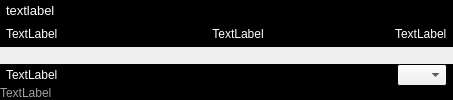
            <widget class="QWidget" name="wGraphAreaWidget" native="true">
             <layout class="QVBoxLayout" name="wGraphAreaWidgetLayout">
              <property name="spacing">
               <number>0</number>
              </property>
              <property name="leftMargin">
               <number>0</number>
              </property>
              <property name="topMargin">
               <number>0</number>
              </property>
              <property name="rightMargin">
               <number>0</number>
              </property>
              <property name="bottomMargin">
               <number>0</number>
              </property>
              <item>
               <widget class="QWidget" name="wGraphTopArea" native="true">
                <property name="sizePolicy">
                 <sizepolicy hsizetype="Preferred" vsizetype="Fixed">
                  <horstretch>0</horstretch>
                  <verstretch>0</verstretch>
                 </sizepolicy>
                </property>
                <property name="palette">
                 <palette>
                  <active>
                   <colorrole role="WindowText">
                    <brush brushstyle="SolidPattern">
                     <color alpha="255">
                      <red>255</red>
                      <green>255</green>
                      <blue>255</blue>
                     </color>
                    </brush>
                   </colorrole>
                   <colorrole role="Base">
                    <brush brushstyle="SolidPattern">
                     <color alpha="255">
                      <red>255</red>
                      <green>255</green>
                      <blue>255</blue>
                     </color>
                    </brush>
                   </colorrole>
                   <colorrole role="Window">
                    <brush brushstyle="SolidPattern">
                     <color alpha="255">
                      <red>0</red>
                      <green>0</green>
                      <blue>0</blue>
                     </color>
                    </brush>
                   </colorrole>
                  </active>
                  <inactive>
                   <colorrole role="WindowText">
                    <brush brushstyle="SolidPattern">
                     <color alpha="255">
                      <red>255</red>
                      <green>255</green>
                      <blue>255</blue>
                     </color>
                    </brush>
                   </colorrole>
                   <colorrole role="Base">
                    <brush brushstyle="SolidPattern">
                     <color alpha="255">
                      <red>255</red>
                      <green>255</green>
                      <blue>255</blue>
                     </color>
                    </brush>
                   </colorrole>
                   <colorrole role="Window">
                    <brush brushstyle="SolidPattern">
                     <color alpha="255">
                      <red>0</red>
                      <green>0</green>
                      <blue>0</blue>
                     </color>
                    </brush>
                   </colorrole>
                  </inactive>
                  <disabled>
                   <colorrole role="WindowText">
                    <brush brushstyle="SolidPattern">
                     <color alpha="255">
                      <red>120</red>
                      <green>120</green>
                      <blue>120</blue>
                     </color>
                    </brush>
                   </colorrole>
                   <colorrole role="Base">
                    <brush brushstyle="SolidPattern">
                     <color alpha="255">
                      <red>0</red>
                      <green>0</green>
                      <blue>0</blue>
                     </color>
                    </brush>
                   </colorrole>
                   <colorrole role="Window">
                    <brush brushstyle="SolidPattern">
                     <color alpha="255">
                      <red>0</red>
                      <green>0</green>
                      <blue>0</blue>
                     </color>
                    </brush>
                   </colorrole>
                  </disabled>
                 </palette>
                </property>
                <property name="autoFillBackground">
                 <bool>true</bool>
                </property>
                <layout class="QVBoxLayout" name="wGraphTopAreaLayout">
                 <property name="spacing">
                  <number>6</number>
                 </property>
                 <property name="leftMargin">
                  <number>6</number>
                 </property>
                 <property name="topMargin">
                  <number>3</number>
                 </property>
                 <property name="rightMargin">
                  <number>6</number>
                 </property>
                 <property name="bottomMargin">
                  <number>3</number>
                 </property>
                 <item>
                  <widget class="QLabel" name="wGraphLegend">
                   <property name="sizePolicy">
                    <sizepolicy hsizetype="Preferred" vsizetype="Fixed">
                     <horstretch>0</horstretch>
                     <verstretch>0</verstretch>
                    </sizepolicy>
                   </property>
                   <property name="font">
                    <font>
                     <pointsize>10</pointsize>
                    </font>
                   </property>
                   <property name="autoFillBackground">
                    <bool>false</bool>
                   </property>
                   <property name="text">
                    <string notr="true">textlabel</string>
                   </property>
                   <property name="wordWrap">
                    <bool>true</bool>
                   </property>
                  </widget>
                 </item>
                 <item>
                  <layout class="QHBoxLayout" name="horizontalLayout_4">
                   <item>
                    <widget class="QLabel" name="wGraphCursor">
                     <property name="sizePolicy">
                      <sizepolicy hsizetype="Fixed" vsizetype="Preferred">
                       <horstretch>0</horstretch>
                       <verstretch>0</verstretch>
                      </sizepolicy>
                     </property>
                     <property name="minimumSize">
                      <size>
                       <width>160</width>
                       <height>0</height>
                      </size>
                     </property>
                     <property name="maximumSize">
                      <size>
                       <width>160</width>
                       <height>16777215</height>
                      </size>
                     </property>
                     <property name="text">
                      <string>TextLabel</string>
                     </property>
                    </widget>
                   </item>
                   <item>
                    <spacer name="horizontalSpacer_6">
                     <property name="orientation">
                      <enum>Qt::Horizontal</enum>
                     </property>
                     <property name="sizeHint" stdset="0">
                      <size>
                       <width>40</width>
                       <height>20</height>
                      </size>
                     </property>
                    </spacer>
                   </item>
                   <item>
                    <widget class="QLabel" name="wGraphTimeLabel">
                     <property name="text">
                      <string>TextLabel</string>
                     </property>
                     <property name="alignment">
                      <set>Qt::AlignCenter</set>
                     </property>
                    </widget>
                   </item>
                   <item>
                    <spacer name="horizontalSpacer_7">
                     <property name="orientation">
                      <enum>Qt::Horizontal</enum>
                     </property>
                     <property name="sizeHint" stdset="0">
                      <size>
                       <width>40</width>
                       <height>20</height>
                      </size>
                     </property>
                    </spacer>
                   </item>
                   <item>
                    <spacer name="horizontalSpacer_5">
                     <property name="orientation">
                      <enum>Qt::Horizontal</enum>
                     </property>
                     <property name="sizeType">
                      <enum>QSizePolicy::Fixed</enum>
                     </property>
                     <property name="sizeHint" stdset="0">
                      <size>
                       <width>85</width>
                       <height>20</height>
                      </size>
                     </property>
                    </spacer>
                   </item>
                   <item>
                    <widget class="QLabel" name="wGraphMaxTimeLabel">
                     <property name="text">
                      <string>TextLabel</string>
                     </property>
                    </widget>
                   </item>
                  </layout>
                 </item>
                </layout>
               </widget>
              </item>
              <item>
               <widget class="QWidget" name="wGraphPlotArea" native="true">
                <property name="sizePolicy">
                 <sizepolicy hsizetype="Preferred" vsizetype="MinimumExpanding">
                  <horstretch>0</horstretch>
                  <verstretch>0</verstretch>
                 </sizepolicy>
                </property>
                <layout class="QVBoxLayout" name="wGraphPlotAreaLayout">
                 <property name="spacing">
                  <number>0</number>
                 </property>
                 <property name="leftMargin">
                  <number>0</number>
                 </property>
                 <property name="topMargin">
                  <number>0</number>
                 </property>
                 <property name="rightMargin">
                  <number>0</number>
                 </property>
                 <property name="bottomMargin">
                  <number>0</number>
                 </property>
                </layout>
               </widget>
              </item>
              <item>
               <widget class="QWidget" name="wGraphBottomArea" native="true">
                <property name="palette">
                 <palette>
                  <active>
                   <colorrole role="WindowText">
                    <brush brushstyle="SolidPattern">
                     <color alpha="255">
                      <red>255</red>
                      <green>255</green>
                      <blue>255</blue>
                     </color>
                    </brush>
                   </colorrole>
                   <colorrole role="Base">
                    <brush brushstyle="SolidPattern">
                     <color alpha="255">
                      <red>255</red>
                      <green>255</green>
                      <blue>255</blue>
                     </color>
                    </brush>
                   </colorrole>
                   <colorrole role="Window">
                    <brush brushstyle="SolidPattern">
                     <color alpha="255">
                      <red>0</red>
                      <green>0</green>
                      <blue>0</blue>
                     </color>
                    </brush>
                   </colorrole>
                  </active>
                  <inactive>
                   <colorrole role="WindowText">
                    <brush brushstyle="SolidPattern">
                     <color alpha="255">
                      <red>255</red>
                      <green>255</green>
                      <blue>255</blue>
                     </color>
                    </brush>
                   </colorrole>
                   <colorrole role="Base">
                    <brush brushstyle="SolidPattern">
                     <color alpha="255">
                      <red>255</red>
                      <green>255</green>
                      <blue>255</blue>
                     </color>
                    </brush>
                   </colorrole>
                   <colorrole role="Window">
                    <brush brushstyle="SolidPattern">
                     <color alpha="255">
                      <red>0</red>
                      <green>0</green>
                      <blue>0</blue>
                     </color>
                    </brush>
                   </colorrole>
                  </inactive>
                  <disabled>
                   <colorrole role="WindowText">
                    <brush brushstyle="SolidPattern">
                     <color alpha="255">
                      <red>120</red>
                      <green>120</green>
                      <blue>120</blue>
                     </color>
                    </brush>
                   </colorrole>
                   <colorrole role="Base">
                    <brush brushstyle="SolidPattern">
                     <color alpha="255">
                      <red>0</red>
                      <green>0</green>
                      <blue>0</blue>
                     </color>
                    </brush>
                   </colorrole>
                   <colorrole role="Window">
                    <brush brushstyle="SolidPattern">
                     <color alpha="255">
                      <red>0</red>
                      <green>0</green>
                      <blue>0</blue>
                     </color>
                    </brush>
                   </colorrole>
                  </disabled>
                 </palette>
                </property>
                <property name="autoFillBackground">
                 <bool>true</bool>
                </property>
                <layout class="QVBoxLayout" name="wGraphBottomAreaLayout">
                 <property name="leftMargin">
                  <number>6</number>
                 </property>
                 <property name="topMargin">
                  <number>0</number>
                 </property>
                 <property name="rightMargin">
                  <number>6</number>
                 </property>
                 <property name="bottomMargin">
                  <number>0</number>
                 </property>
                 <item>
                  <layout class="QHBoxLayout" name="horizontalLayout_444">
                   <property name="spacing">
                    <number>0</number>
                   </property>
                   <item>
                    <widget class="QLabel" name="wFftCursor">
                     <property name="sizePolicy">
                      <sizepolicy hsizetype="Fixed" vsizetype="Preferred">
                       <horstretch>0</horstretch>
                       <verstretch>0</verstretch>
                      </sizepolicy>
                     </property>
                     <property name="text">
                      <string>TextLabel</string>
                     </property>
                    </widget>
                   </item>
                   <item>
                    <spacer name="horizontalSpacer_14">
                     <property name="orientation">
                      <enum>Qt::Horizontal</enum>
                     </property>
                     <property name="sizeHint" stdset="0">
                      <size>
                       <width>40</width>
                       <height>20</height>
                      </size>
                     </property>
                    </spacer>
                   </item>
                   <item>
                    <widget class="QComboBox" name="wFftZoomFactor">
                     <property name="sizePolicy">
                      <sizepolicy hsizetype="Fixed" vsizetype="Fixed">
                       <horstretch>0</horstretch>
                       <verstretch>0</verstretch>
                      </sizepolicy>
                     </property>
                     <property name="minimumSize">
                      <size>
                       <width>50</width>
                       <height>0</height>
                      </size>
                     </property>
                     <property name="maximumSize">
                      <size>
                       <width>50</width>
                       <height>16777215</height>
                      </size>
                     </property>
                    </widget>
                   </item>
                  </layout>
                 </item>
                </layout>
               </widget>
              </item>
              <item>
               <widget class="QLabel" name="wGraphComment">
                <property name="sizePolicy">
                 <sizepolicy hsizetype="Minimum" vsizetype="Fixed">
                  <horstretch>0</horstretch>
                  <verstretch>0</verstretch>
                 </sizepolicy>
                </property>
                <property name="palette">
                 <palette>
                  <active>
                   <colorrole role="WindowText">
                    <brush brushstyle="SolidPattern">
                     <color alpha="255">
                      <red>160</red>
                      <green>160</green>
                      <blue>160</blue>
                     </color>
                    </brush>
                   </colorrole>
                   <colorrole role="Base">
                    <brush brushstyle="SolidPattern">
                     <color alpha="255">
                      <red>255</red>
                      <green>255</green>
                      <blue>255</blue>
                     </color>
                    </brush>
                   </colorrole>
                   <colorrole role="Window">
                    <brush brushstyle="SolidPattern">
                     <color alpha="255">
                      <red>0</red>
                      <green>0</green>
                      <blue>0</blue>
                     </color>
                    </brush>
                   </colorrole>
                  </active>
                  <inactive>
                   <colorrole role="WindowText">
                    <brush brushstyle="SolidPattern">
                     <color alpha="255">
                      <red>160</red>
                      <green>160</green>
                      <blue>160</blue>
                     </color>
                    </brush>
                   </colorrole>
                   <colorrole role="Base">
                    <brush brushstyle="SolidPattern">
                     <color alpha="255">
                      <red>255</red>
                      <green>255</green>
                      <blue>255</blue>
                     </color>
                    </brush>
                   </colorrole>
                   <colorrole role="Window">
                    <brush brushstyle="SolidPattern">
                     <color alpha="255">
                      <red>0</red>
                      <green>0</green>
                      <blue>0</blue>
                     </color>
                    </brush>
                   </colorrole>
                  </inactive>
                  <disabled>
                   <colorrole role="WindowText">
                    <brush brushstyle="SolidPattern">
                     <color alpha="255">
                      <red>120</red>
                      <green>120</green>
                      <blue>120</blue>
                     </color>
                    </brush>
                   </colorrole>
                   <colorrole role="Base">
                    <brush brushstyle="SolidPattern">
                     <color alpha="255">
                      <red>0</red>
                      <green>0</green>
                      <blue>0</blue>
                     </color>
                    </brush>
                   </colorrole>
                   <colorrole role="Window">
                    <brush brushstyle="SolidPattern">
                     <color alpha="255">
                      <red>0</red>
                      <green>0</green>
                      <blue>0</blue>
                     </color>
                    </brush>
                   </colorrole>
                  </disabled>
                 </palette>
                </property>
                <property name="autoFillBackground">
                 <bool>true</bool>
                </property>
                <property name="text">
                 <string notr="true">TextLabel</string>
                </property>
                <property name="wordWrap">
                 <bool>true</bool>
                </property>
               </widget>
              </item>
             </layout>
            </widget>
